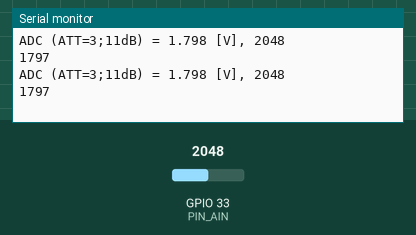
Bench run of a sketch on a simulated ESP32. On the bench: the last lines printed to the serial monitor. The inputs (shaded band) are chosen by the test bench; at power-on: GPIO 33 (PIN_AIN) = 2048.

Above: at 3.8 s.
3.9 s: GPIO 33 (PIN_AIN) set to 160
At 7.5 s:
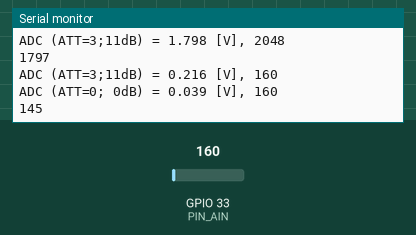
10.5 s: GPIO 33 (PIN_AIN) set to 240
At 13.3 s:
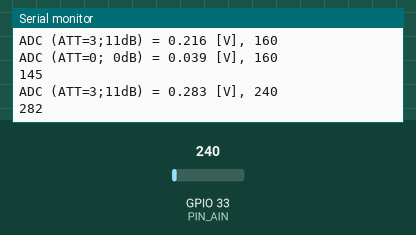
Timing chart, 0 to 14.8 s (numbered marks = the images above; inputs shaded):
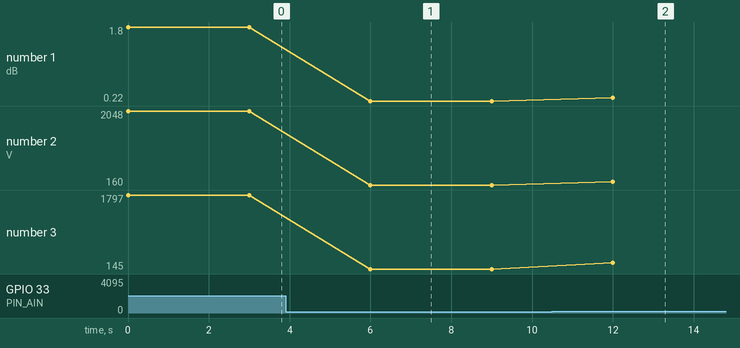

Measured:
- after the input at 3.9 s, the serial monitor: prints a new line after 2.1 s (image 1)
- after the input at 10.5 s, the serial monitor: prints a new line after 1.5 s (image 2)
- plotted number 1: 1.8 → 0.22 after the input at 3.9 s, 0.22 → 0.28 after the input at 10.5 s
- plotted number 2: 2048 → 160 after the input at 3.9 s, 160 → 240 after the input at 10.5 s
- plotted number 3: 1797 → 145 after the input at 3.9 s, 145 → 282 after the input at 10.5 s

The sketch:

esp32_04_adc2.ino
```cpp
// (licence header left out)
/*
関数mvAnalogInは、指定したIOポートについてAD変換と電圧の補正を行い、電圧値(mV)を
応答します。低電圧時にはアッテネータ切り替えも行うので、より低い電圧まで測定する
ことが出来ます。
ESP32マイコンの製造ばらつきによる補正を行いたい場合は、第2引数に0.05～0.10の範囲
で補正値を入力します。省略時は0.108が入力されます。今後、ESP32マイコンや開発環境
側のライブラリ等で改良されることも考えられるので、必ずしも改善されるとは限りませ
んが、所要の特性が得られない場合などにお試しください。
*/

#define PIN_AIN 33                      // アナログ入力 IO 33をADC入力として使用

void setup() {                          // 起動時に一度だけ実行される関数
    pinMode(PIN_AIN,INPUT);             // アナログ入力端子の設定
    Serial.begin(115200);               // シリアル通信速度を115200bpsに設定する
}

void loop() {                           // setup実行後に繰り返し実行される関数
    int adc;                            // AD変換値保存用の整数型変数adcを定義

    adc=(int)mvAnalogIn(PIN_AIN, 0.0);  // AD変換器から値を取得
    Serial.println(adc);                // 変数adcの値をシリアル出力表示
    delay(3000);                        // 3秒間(3000ms)の待ち時間処理
}

float mvAnalogIn(uint8_t PIN){
    return mvAnalogIn(PIN, 0.0);        // 動作最小電圧 0.0 ～ 0.1(V)程度
}

float mvAnalogIn(uint8_t PIN, float offset){
    int in0,in3;
    float ad0,ad3;

    analogSetPinAttenuation(PIN,ADC_11db);
    in3=analogRead(PIN);

    if( in3 > 2599 ){
        ad3 = -1.457583e-7 * (float)in3 * (float)in3
            + 1.510116e-3 * (float)in3
            - 0.680858 + offset;
    }else{
        ad3 = 8.378998e-4 * (float)in3 + 8.158714e-2 + offset;
    }
    Serial.print("ADC (ATT=3;11dB) = ");
    Serial.print(ad3,3);
    Serial.print(" [V], ");
    Serial.println(in3);
    if( in3 < 200 ){
        analogSetPinAttenuation(PIN,ADC_0db);
        in0=analogRead(PIN);
        ad0 = 2.442116e-4 * (float)in0 + offset;
        Serial.print("ADC (ATT=0; 0dB) = ");
        Serial.print(ad0,3);
        Serial.print(" [V], ");
        Serial.println(in0);
        if( in3 >= 100 ){
            ad3 = ad3 * ((float)in3 - 100.) / 100.
                + ad0 * (200. - (float)in3) / 100.;
        }else{
            ad3 = ad0;
        }
    }
    return ad3 * 1000.;
}
```
